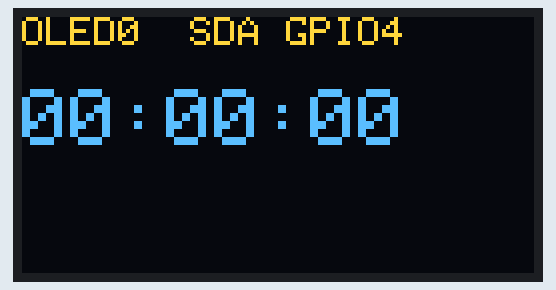
This sketch was run on a simulated ESP32. Parts: 128×64 one-colour display. The OLED is the two-colour kind (top 16 rows yellow); what the sketch prints to the serial monitor is not drawn.

Above: at 0.1 s.
At 4.1 s:
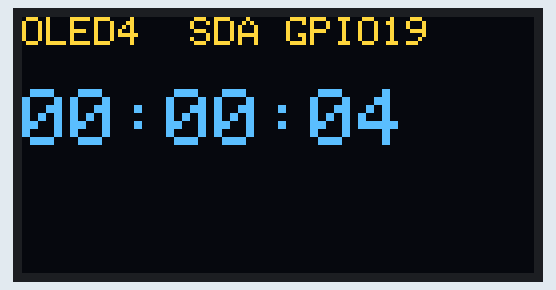
At 9.1 s:
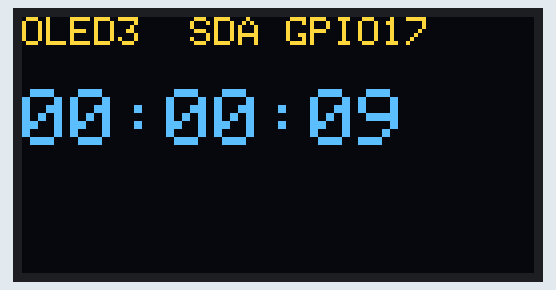
At 19.1 s:
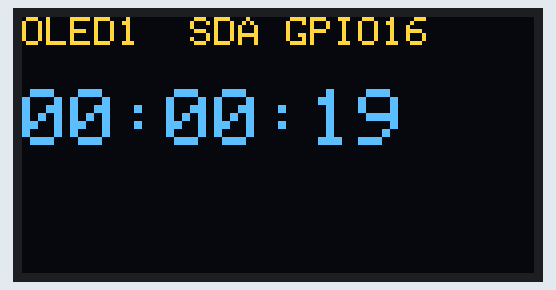
At 28.1 s:
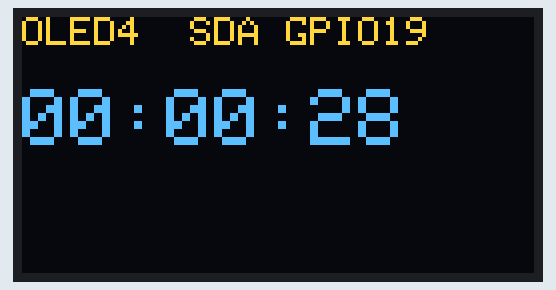
At 38.1 s:
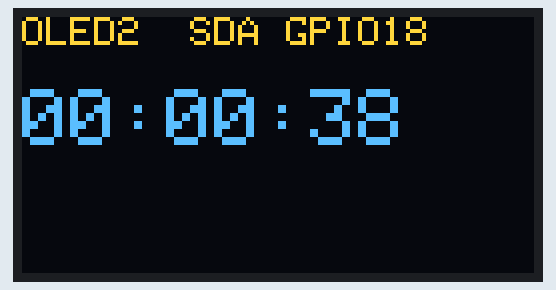

Measured:
- what the display in image 1 shows lasts 1.0 s, from 4.1 s to 5.1 s

The sketch:

perfboard_screen_stopwatch.ino
```cpp
#include <Arduino.h>
#include <Wire.h>
#include <Adafruit_GFX.h>
#include <Adafruit_SSD1306.h>

// OLED0..5: D4, RX2, D18, TX2, D19, D21. All screens share D22 as SCL.
constexpr uint8_t SDA_PINS[] = {4, 16, 18, 17, 19, 21};
constexpr uint8_t SCL_PIN = 22;
constexpr uint32_t I2C_HZ = 100000;
constexpr uint8_t WIDTH = 128, HEIGHT = 64; // Change to 32 for 128x32 screens.
Adafruit_SSD1306 oled(WIDTH, HEIGHT, &Wire, -1, I2C_HZ, I2C_HZ);
uint8_t slot = 0;
uint32_t lastUpdate = 0;
bool busStarted = false;

void releaseBus() {
  if (busStarted) Wire.end();
  busStarted = false;
  for (uint8_t pin : SDA_PINS) pinMode(pin, INPUT);
  pinMode(SCL_PIN, INPUT);
}

bool ack(uint8_t address) {
  Wire.beginTransmission(address);
  return Wire.endTransmission() == 0;
}

void updateScreen(uint8_t index) {
  releaseBus();
  if (!Wire.begin(SDA_PINS[index], SCL_PIN, I2C_HZ)) {
    Serial.printf("OLED%u: I2C start failed\n", index);
    return;
  }
  busStarted = true;
  Wire.setTimeOut(25);
  const uint8_t address = ack(0x3C) ? 0x3C : (ack(0x3D) ? 0x3D : 0);
  if (!address) {
    Serial.printf("OLED%u GPIO%u: no response\n", index, SDA_PINS[index]);
    releaseBus();
    return;
  }
  // Initialise on the selected bus, including when a screen has a different address.
  if (!oled.begin(SSD1306_SWITCHCAPVCC, address, false, false)) {
    Serial.printf("OLED%u: display init failed\n", index);
    releaseBus();
    return;
  }
  const uint32_t seconds = millis() / 1000;
  oled.clearDisplay();
  oled.setTextColor(SSD1306_WHITE);
  oled.setTextSize(1);
  oled.setCursor(0, 0);
  oled.printf("OLED%u  SDA GPIO%u", index, SDA_PINS[index]);
  oled.setTextSize(2);
  oled.setCursor(0, 18);
  oled.printf("%02lu:%02lu:%02lu", (unsigned long)(seconds / 3600),
              (unsigned long)((seconds / 60) % 60), (unsigned long)(seconds % 60));
  oled.display();
  Serial.printf("OLED%u updated: %lu seconds\n", index, (unsigned long)seconds);
  releaseBus();
}

void setup() {
  Serial.begin(115200);
  releaseBus();
  Serial.println("OLED stopwatch: updating one screen per second.");
  lastUpdate = millis() - 1000;
}

void loop() {
  if (millis() - lastUpdate >= 1000) {
    lastUpdate = millis();
    updateScreen(slot);
    slot = (slot + 1) % 6;
  }
}
```
